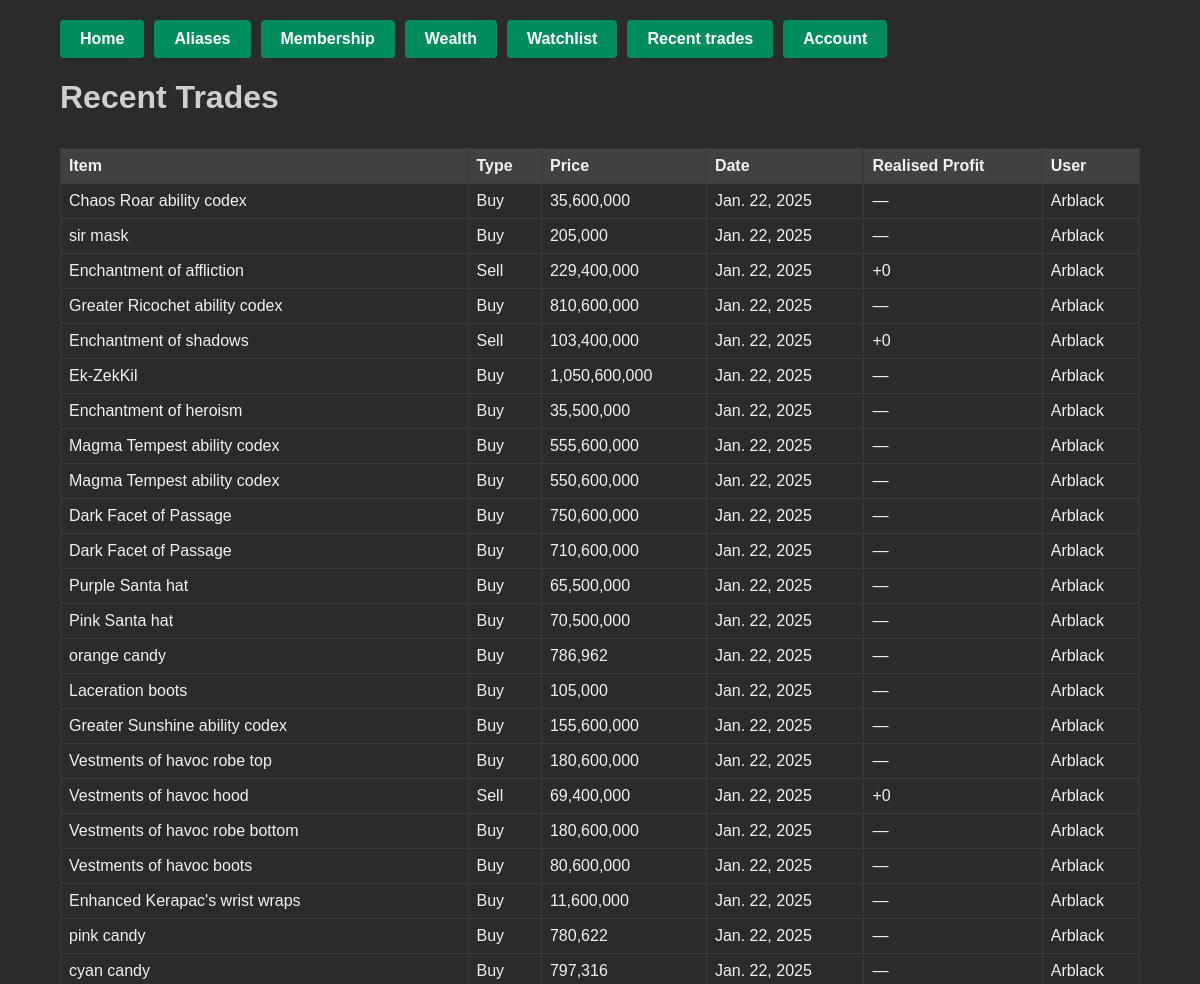
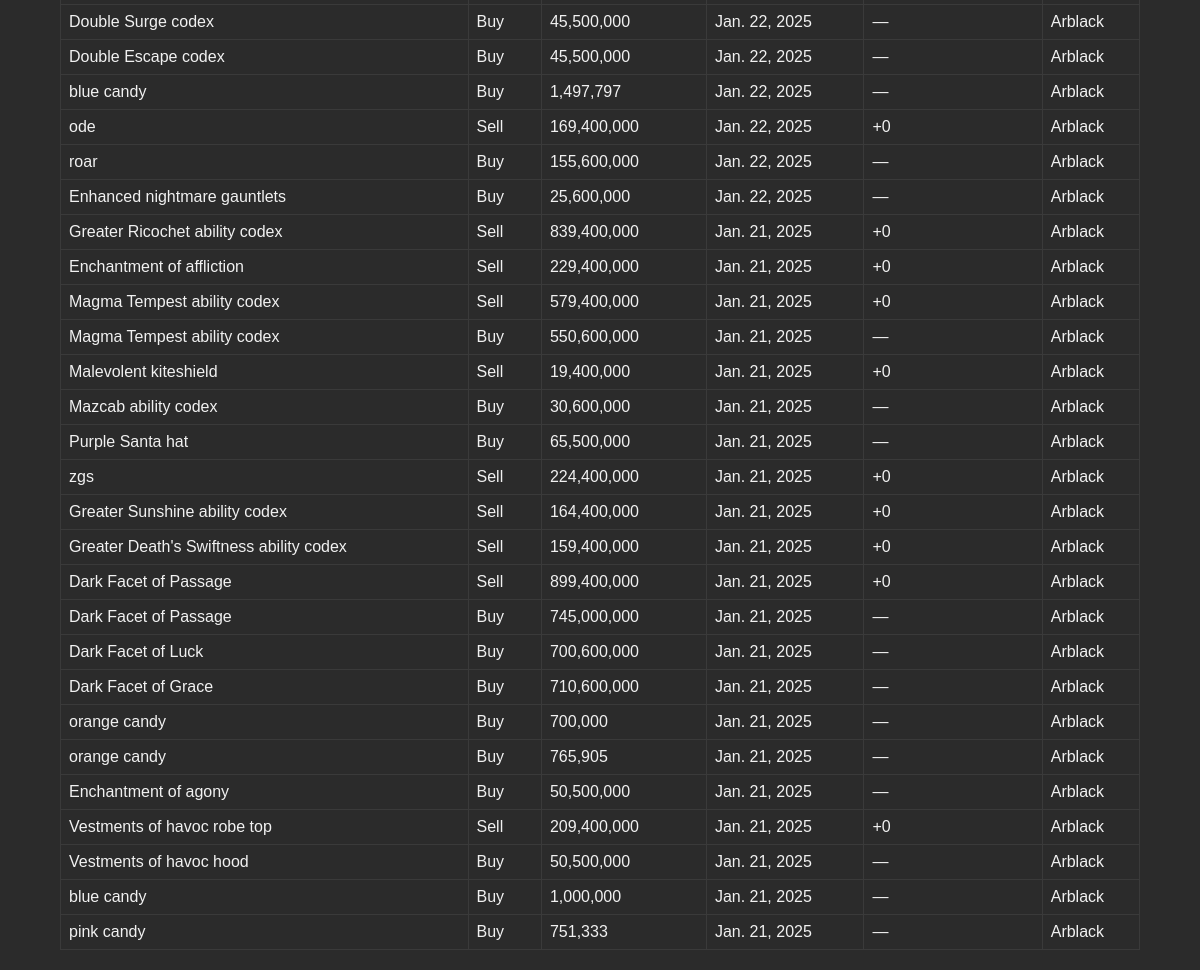
Before: /recent-trades/ with the older database file (2 pictures, top to bottom).
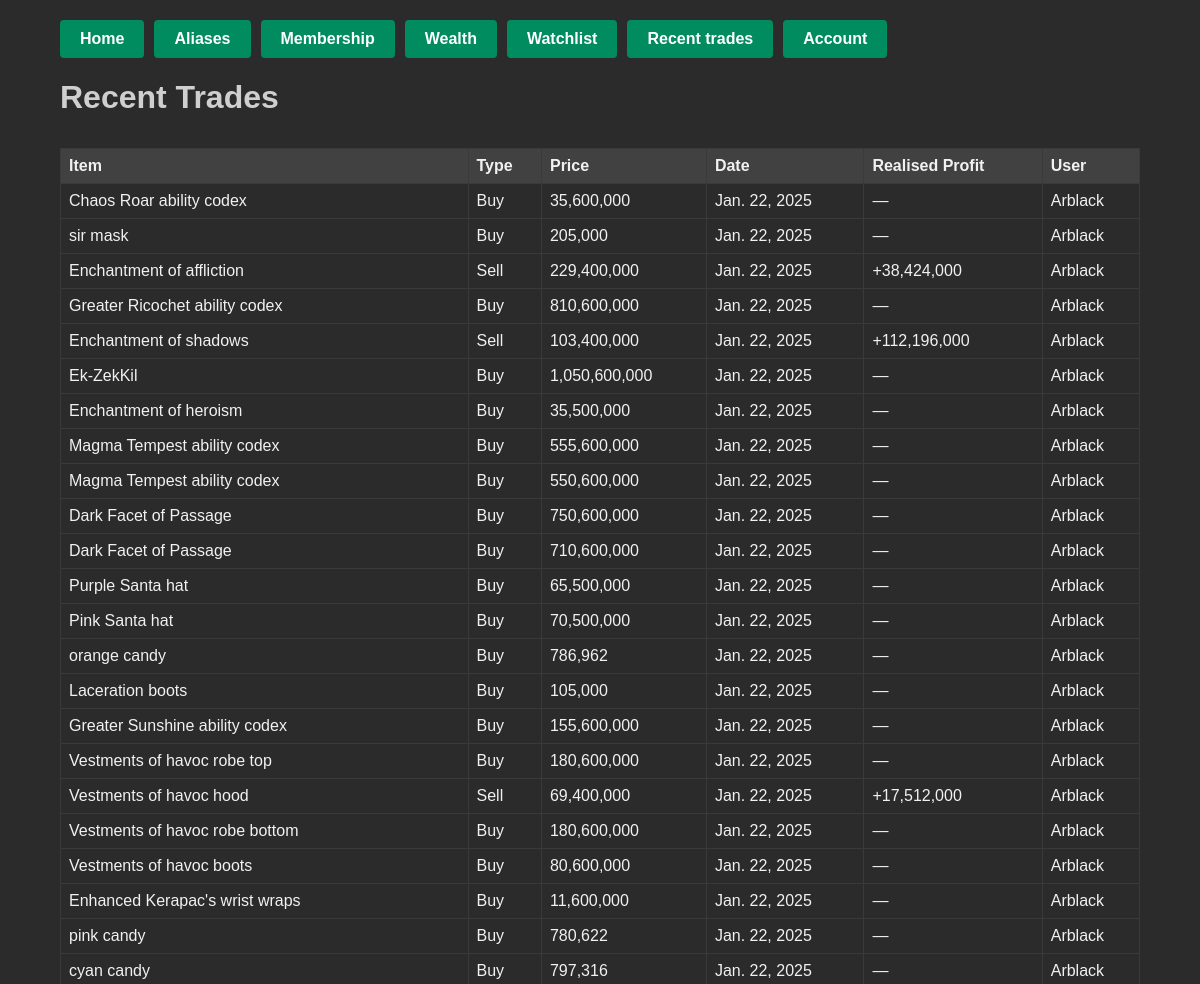
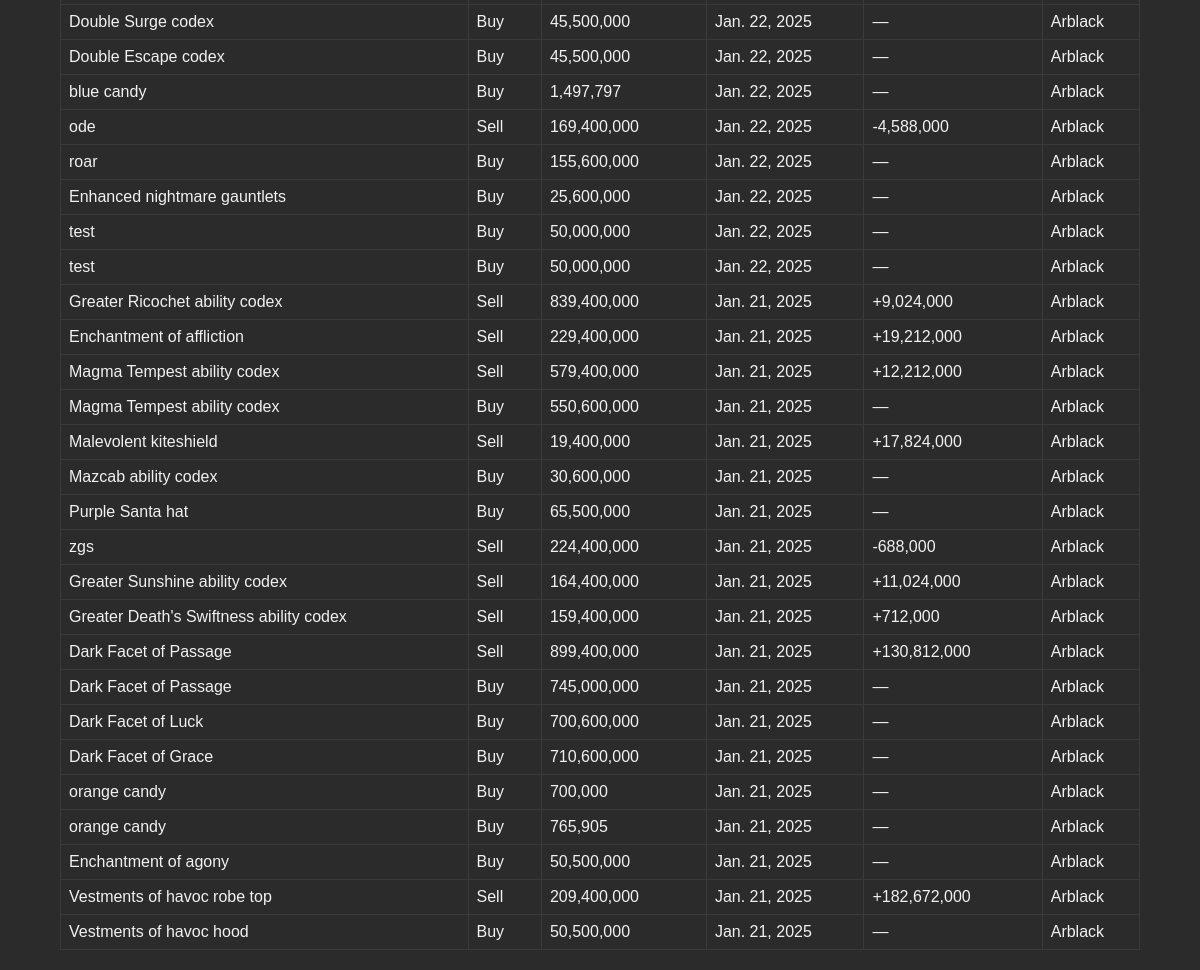
After: the same page with the newer database file (2 pictures, top to bottom).
### trades/models.py (models this page shows, shortened)
class Transaction(models.Model):
    BUY = 'Buy'
    SELL = 'Sell'
    TYPE_CHOICES = [
        (BUY, 'Buy'),
        (SELL, 'Sell'),
    ]
    user = models.ForeignKey(User, on_delete=models.CASCADE, null=True, blank=True)
    item = models.ForeignKey(Item, on_delete=models.CASCADE)
    trans_type = models.CharField(max_length=4, choices=TYPE_CHOICES, default=BUY)
    price = models.FloatField()
    quantity = models.FloatField()
    date_of_holding = models.DateField(default=timezone.now)
    realised_profit = models.FloatField(default=0.0)
    cumulative_profit = models.FloatField(default=0.0)

class Item(models.Model):
    name = models.CharField(max_length=200, unique=True)

### trades/views.py (the view)
# urls.py: path('recent-trades/', views.recent_trades, name='recent_trades'),
def recent_trades(request):
    transactions = Transaction.objects.select_related('item', 'user').order_by('-date_of_holding')[:50]
    for t in transactions:
        first_alias_with_image = Alias.objects.filter(
            full_name__iexact=t.item.name,
            image_file__isnull=False
        ).first()
        if first_alias_with_image and first_alias_with_image.image_file:
            t.first_image_url = first_alias_with_image.image_file.url
        else:
            t.first_image_url = None
    context = {
        'transactions': transactions,
    }
    return render(request, 'trades/recent_trades.html', context)

### trades/templates/trades/recent_trades.html (shortened to what this page needs)
{% load static %}
{% load humanize %}
<!DOCTYPE html>
<html>
<head>
    <link rel="stylesheet" href="{% static 'trades/css/dark_theme.css' %}">
</head>
<body>
<div class="container">
    <div class="top-nav">
        <ul class="nav-buttons">
            <li><a href="{% url 'trades:index' %}">Home</a></li>
            <li><a href="{% url 'trades:alias_list' %}">Aliases</a></li>
            <li><a href="{% url 'trades:membership_list' %}">Membership</a></li>
            <li><a href="{% url 'trades:wealth_list' %}">Wealth</a></li>
            <li><a href="{% url 'trades:watchlist_list' %}">Watchlist</a></li>
            <li><a href="{% url 'trades:recent_trades' %}">Recent trades</a></li>
            {% if user.is_authenticated %}
                <li><a href="{% url 'trades:account_page' %}">{{ user.username }}</a></li>
                <li><a href="{% url 'trades:logout_view' %}">Logout</a></li>
            {% else %}
                <li><a href="{% url 'trades:login_view' %}">Account</a></li>
            {% endif %}
        </ul>
    </div>
    <h1>Recent Trades</h1>
    <table>
        <thead>
            <tr>
                <th>Item</th>
                <th>Type</th>
                <th>Price</th>
                <th>Date</th>
                <th>Realised Profit</th>
                <th>User</th>
            </tr>
        </thead>
        <tbody>
        {% for t in transactions %}
            <tr>
                <td>
                    {{ t.item.name }}
                </td>
                <td>{{ t.trans_type }}</td>
                <td>{{ t.price|floatformat:0|intcomma }}</td>
                <td>{{ t.date_of_holding }}</td>
                <td>
                    {% if t.trans_type == 'Sell' %}
                        {% if t.realised_profit >= 0 %}
                            +{{ t.realised_profit|floatformat:0|intcomma }}
                        {% else %}
                            {{ t.realised_profit|floatformat:0|intcomma }}
                        {% endif %}
                    {% else %}
                        —
                    {% endif %}
                </td>
                <td>
                    {% if t.user %}
                        {{ t.user.username }}
                    {% else %}
                        Unknown
                    {% endif %}
                </td>
            </tr>
        {% endfor %}
        </tbody>
    </table>
</div>
</body>
</html>

Changed rows visible on the page:
no longer on this page (row edited): Transaction: item.name "blue candy", trans_type "Buy", price "1,000,000", date_of_holding "Jan. 21, 2025", user.username "Arblack"
no longer on this page (row edited): Transaction: item.name "pink candy", trans_type "Buy", price "751,333", date_of_holding "Jan. 21, 2025", user.username "Arblack"
changed Transaction (number 3 of 50 on the later page): realised_profit "0" → "38,424,000"
changed Transaction "Enchantment of shadows": realised_profit "0" → "112,196,000"
changed Transaction (number 18 of 50 on the later page): realised_profit "0" → "17,512,000"
changed Transaction "ode": realised_profit "0" → "-4,588,000"
added Transaction: item.name "test", trans_type "Buy", price "50,000,000", date_of_holding "Jan. 22, 2025", user.username "Arblack"
added Transaction: item.name "test", trans_type "Buy", price "50,000,000", date_of_holding "Jan. 22, 2025", user.username "Arblack"
changed Transaction (number 32 of 50 on the later page): realised_profit "0" → "9,024,000"
changed Transaction (number 33 of 50 on the later page): realised_profit "0" → "19,212,000"
changed Transaction (number 34 of 50 on the later page): realised_profit "0" → "12,212,000"
changed Transaction "Malevolent kiteshield": realised_profit "0" → "17,824,000"
changed Transaction "zgs": realised_profit "0" → "-688,000"
changed Transaction (number 40 of 50 on the later page): realised_profit "0" → "11,024,000"
changed Transaction "Greater Death's Swiftness ability codex": realised_profit "0" → "712,000"
changed Transaction (number 42 of 50 on the later page): realised_profit "0" → "130,812,000"
changed Transaction (number 49 of 50 on the later page): realised_profit "0" → "182,672,000"
